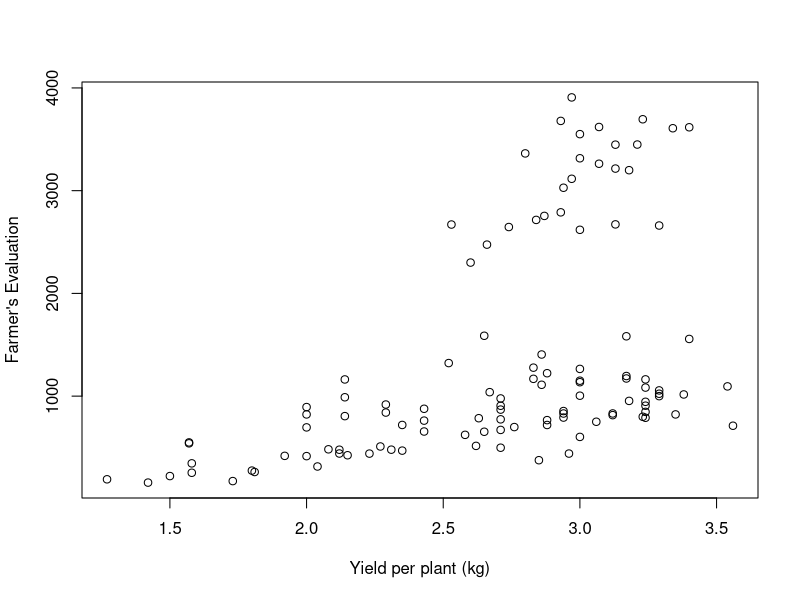
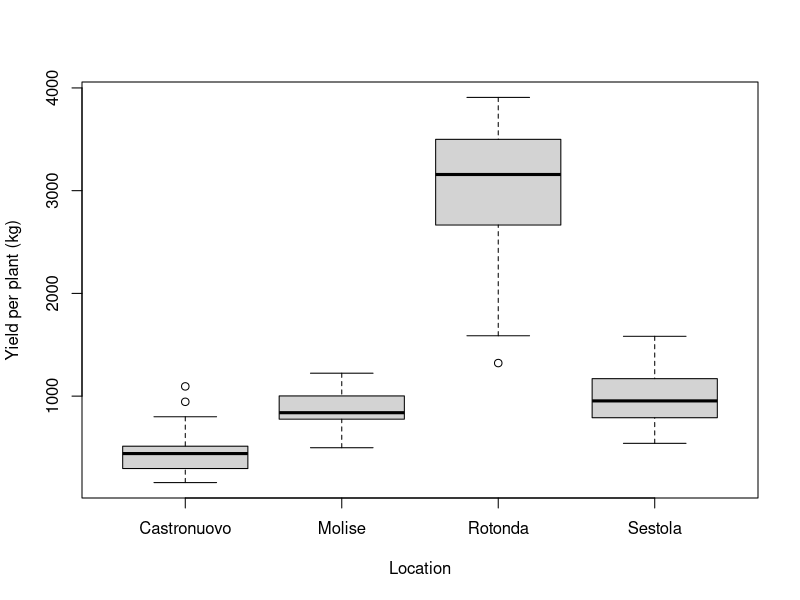

Reproduce these figures in R, in order.
## ---- chunk 1
1+1 
## ---- chunk 2
1+1
## ---- chunk 3
6*9
## ---- chunk 4
3/2
## ---- chunk 5
sqrt(2)
## ---- chunk 6
10^2
## ---- chunk 7
c(1,2,3,4)
## ---- chunk 8
mean(c(1,2,3,4))
## ---- chunk 9
sd (c(1,2,3,4))
## ---- chunk 10
x = c(1,2,3)
x
## ---- chunk 11
myvector= c(1:5)
myvector
## ---- chunk 12
getwd()  
## ---- chunk 13
mydata <- read.csv("tomatoMLT2020.csv")
## ---- chunk 14
str(mydata)
## ---- chunk 15
ncol(mydata)
nrow(mydata)
names(mydata)
## ---- chunk 16
head(mydata)
tail(mydata)
## ---- chunk 17
mydata$yield
## ---- chunk 18
mydata[3,3]
## ---- chunk 19
mydata[1,]
## ---- chunk 20
mydata[c(1,2,3),1]
## ---- chunk 21
mydata[1:10, "farmers_eval"]
## ---- chunk 22
# Define a v vector
v <- c(10,20, 30, 40, 50)
# Define a w vector
w <- c(1, 2, 3, 4, 5)
# Add them up to create a t vector
t= v + w

# t is the sum of v and w
t
## ---- chunk 23
newvector <- mydata$yield *   mydata$perc_mark_yield
## ---- chunk 24
mydata$mark_yield <- newvector
## ---- chunk 25
mean(mydata$yield)
## ---- chunk 26
median(mydata$yield)

## ---- chunk 27
sd(mydata$yield)
## ---- chunk 28
plot( x= mydata$farmers_eval,        # My x axis
      y= mydata$yield,               # My y axis
      xlab= "Yield per plant (kg)",  # My x label
      ylab= "Farmer's Evaluation" )  # My y label
## ---- chunk 29
str(mydata)
## ---- chunk 30
mydata$location = as.factor(mydata$location)
## ---- chunk 31
plot( x= mydata$location, 
      y=mydata$yield,
      ylab= "Yield per plant (kg)",
      xlab= "Location")
## ---- chunk 32
soloRotonda <- subset(mydata, mydata$location == "Rotonda")
nrow(soloRotonda)
## ---- chunk 33
Var.AB_Rotonda <- subset(mydata, 
                  mydata$location == "Rotonda"
                  &  #And
                  mydata$variety  == "Var. A" 
                  |  #Or
                  mydata$location == "Rotonda"
                  &  #And
                  mydata$variety  == "Var. B" )

nrow(Var.AB_Rotonda)
